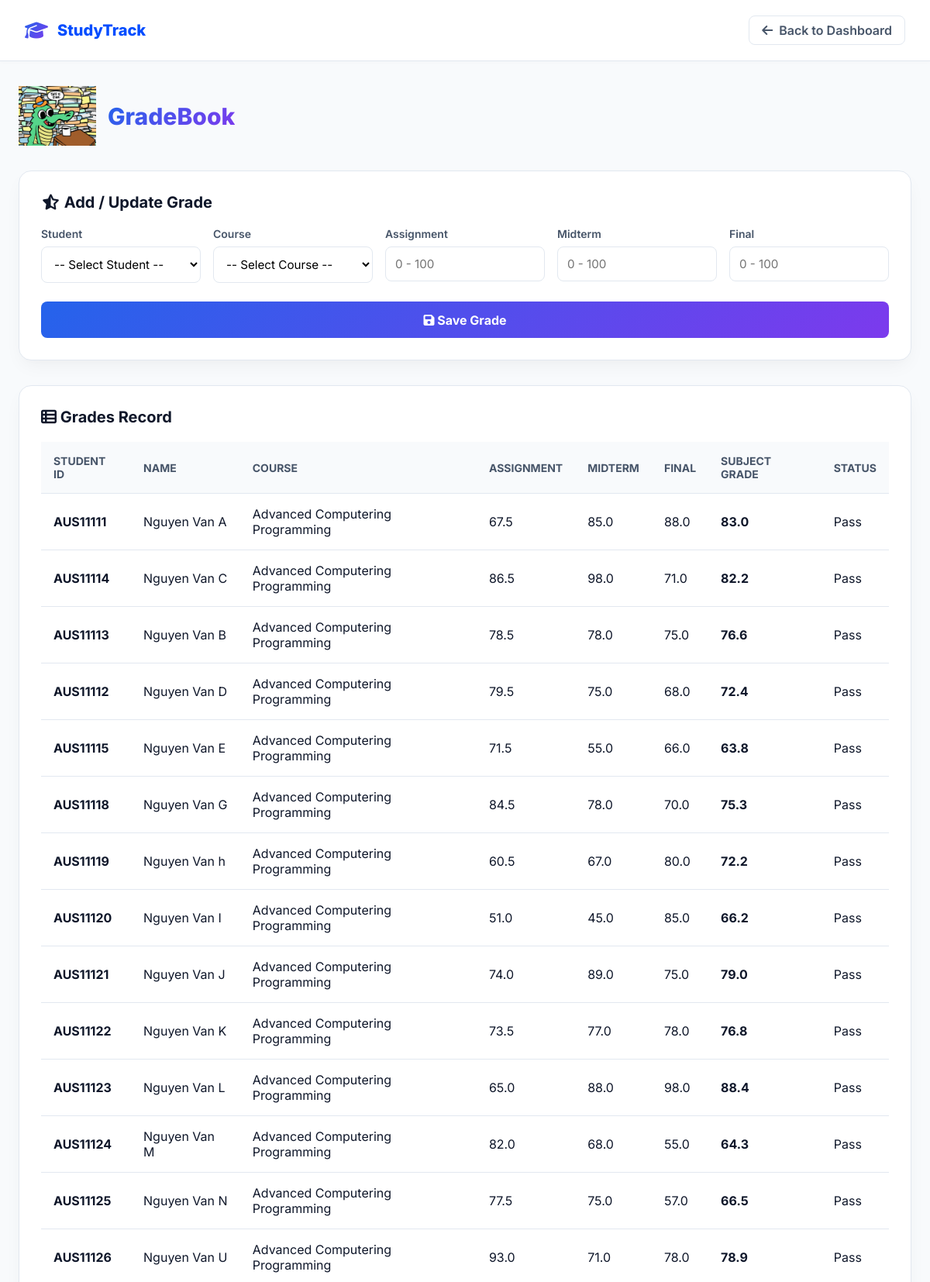
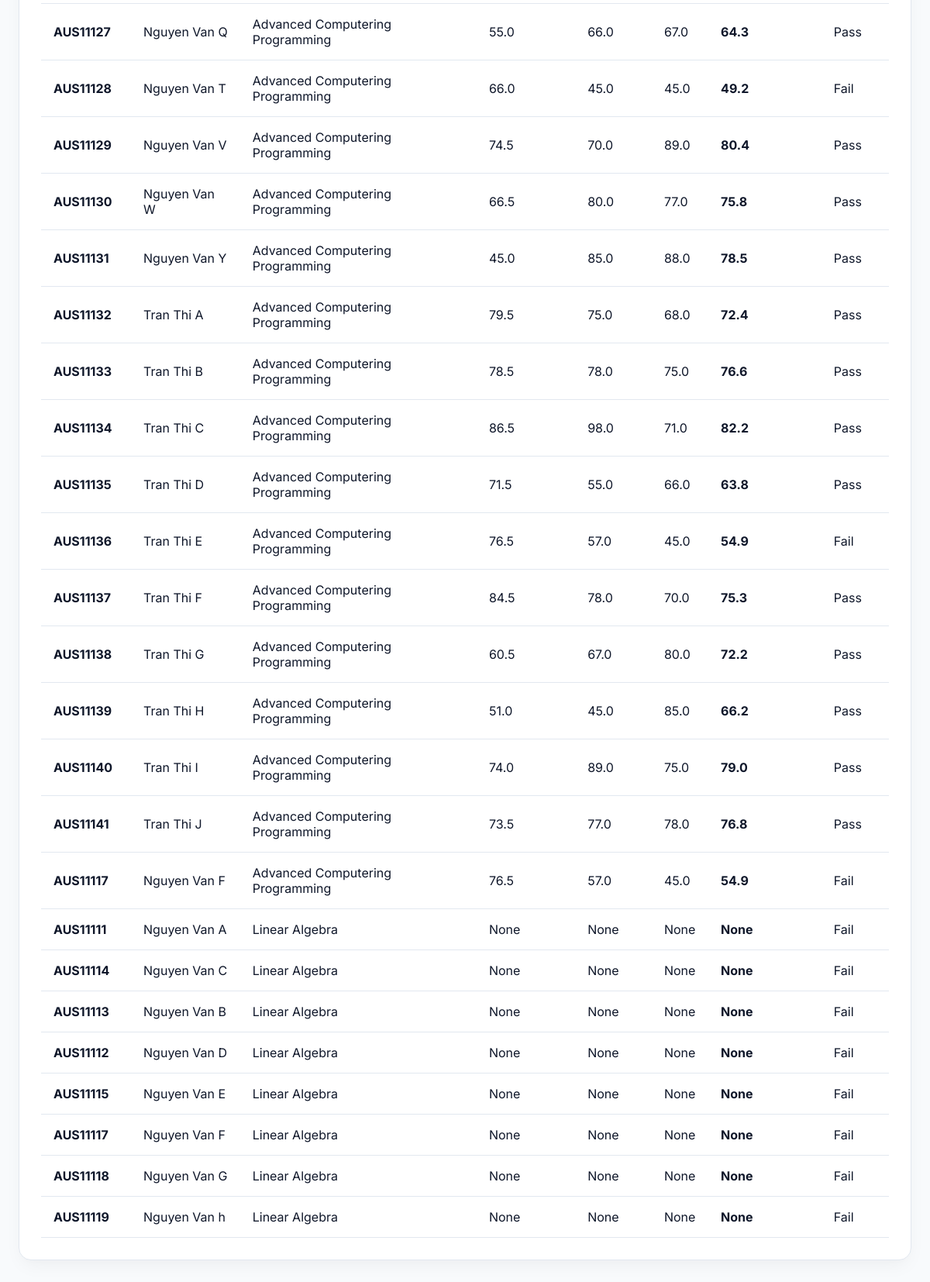
Screenshot of /gradebook (signed in) with the database file from the repository (2 pictures, top to bottom).
### tables this page shows
CREATE TABLE grades(
    grade_id INTEGER PRIMARY KEY AUTOINCREMENT,

    student_id TEXT,
    course_id TEXT,

    assignment REAL,
    midterm REAL,
    final REAL,

    final_grade REAL,

    FOREIGN KEY(student_id)
        REFERENCES students(student_id),

    FOREIGN KEY(course_id)
        REFERENCES courses(course_id)
    UNIQUE(student_id, course_id)
);

CREATE TABLE students(
        student_id TEXT PRIMARY KEY,
        name TEXT,
        email TEXT,
        major TEXT
    );

CREATE TABLE courses(
        course_id TEXT PRIMARY KEY,
        course_name TEXT,
        credits INTEGER,
        semester TEXT,
        sessions INTEGER
    );

### admin.py (the view, shortened to what this page needs)
@admin_bp.route("/gradebook", methods=["GET", "POST"])
@login_required
@admin_required
def gradebook():
    conn = sqlite3.connect(DATABASE)
    cursor = conn.cursor()
    cursor.execute("""
    SELECT
        g.grade_id,
        s.student_id,
        s.name,
        c.course_name,
        g.assignment,
        g.midterm,
        g.final,
        g.final_grade,
        CASE
            WHEN g.final_grade >= 60 THEN 'Pass'
            ELSE 'Fail'
        END AS status
    FROM grades g
    JOIN students s
        ON g.student_id=s.student_id
    JOIN courses c
        ON g.course_id=c.course_id
    """)
    grades = cursor.fetchall()
    cursor.execute(
        "SELECT * FROM students"
    )
    students = cursor.fetchall()
    cursor.execute(
        "SELECT * FROM courses"
    )
    courses = cursor.fetchall()
    conn.close()
    return render_template(
        "admin_page/gradebook.html",
        students=students,
        courses=courses,
        grades=grades
    )

### decorator.py (called while the page is built)
def login_required(f):
    @wraps(f)
    def wrapper(*args,**kwargs):
        if "username" not in session:
            return redirect(
                url_for("auth.login")
            )
        return f(*args,**kwargs)
    return wrapper

def admin_required(f):
    @wraps(f)
    def wrapper(*args, **kwargs):
        if session.get("role") != "admin":
            return redirect(url_for("auth.login"))
        return f(*args, **kwargs)
    return wrapper

### templates/admin_page/gradebook.html (shortened to what this page needs)
<!DOCTYPE html>
<html lang="en">
<head>
    <link rel="stylesheet" href="https://cdnjs.cloudflare.com/ajax/libs/font-awesome/6.4.0/css/all.min.css">
    <link rel="stylesheet" href="{{ url_for('static', filename='css/admin_page/gradebook.css') }}">
</head>
<body>
    <header class="navbar">
        <a href="/admin" class="nav-brand">
            <i class="fa-solid fa-graduation-cap logo-icon"></i>
            <span>StudyTrack</span>
        </a>
        <a href="/admin" class="back-btn">
            <i class="fa-solid fa-arrow-left"></i> Back to Dashboard
        </a>
    </header>
    <div class="container">
        <div class="page-header" style="display: flex; align-items: center; gap: 15px;">
            <img src="{{ url_for('static', filename='gif image/Studying College Life GIF by University of Florida (1).gif') }}"
                alt="Studying Animation" width="100">
            <h1 class="page-title">GradeBook</h1>
        </div>
        <div class="card-panel">
            <h2 class="panel-title"><i class="fa-solid fa-star-half-stroke"></i> Add / Update Grade</h2>
            <form method="POST" class="form-grid">
                <div class="form-group">
                    <label>Student</label>
                    <select name="student_id" class="form-control" required>
                        <option value="" disabled selected>-- Select Student --</option>
                    </select>
                </div>
                <div class="form-group">
                    <label>Course</label>
                    <select name="course_id" class="form-control" required>
                        <option value="" disabled selected>-- Select Course --</option>
                    </select>
                </div>
                <div class="form-group">
                    <label>Assignment</label>
                    <input type="number" step="0.01" name="assignment" class="form-control" placeholder="0 - 100"
                        required>
                </div>
                <div class="form-group">
                    <label>Midterm</label>
                    <input type="number" step="0.01" name="midterm" class="form-control" placeholder="0 - 100" required>
                </div>
                <div class="form-group">
                    <label>Final</label>
                    <input type="number" step="0.01" name="final" class="form-control" placeholder="0 - 100" required>
                </div>
                <button type="submit" class="btn-submit">
                    <i class="fa-solid fa-floppy-disk"></i> Save Grade
                </button>
            </form>
        </div>
        <div class="card-panel">
            <h2 class="panel-title"><i class="fa-solid fa-table-list"></i> Grades Record</h2>
            <div class="table-responsive">
                <table>
                    <thead>
                        <tr>
                            <th>Student ID</th>
                            <th>Name</th>
                            <th>Course</th>
                            <th>Assignment</th>
                            <th>Midterm</th>
                            <th>Final</th>
                            <th>Subject Grade</th>
                            <th>Status</th>
                        </tr>
                    </thead>
                    <tbody>
                        {% for g in grades %}
                        <tr>
                            <td><b>{{g[1]}}</b></td>
                            <td>{{g[2]}}</td>
                            <td>{{g[3]}}</td>
                            <td>{{g[4]}}</td>
                            <td>{{g[5]}}</td>
                            <td>{{g[6]}}</td>
                            <td><b>{{g[7]}}</b></td>
                            <td>
                                <span
                                    class="badge {% if g[8] == 'Passed' %}badge-passed{% else %}badge-failed{% endif %}">
                                    {{g[8]}}
                                </span>
                            </td>
                        </tr>
                        {% else %}
                        <tr>
                            <td colspan="8" class="empty-state">
                                No grades recorded yet.
                            </td>
                        </tr>
                        {% endfor %}
                    </tbody>
                </table>
            </div>
        </div>
    </div>
</body>
</html>

### static/css/admin_page/gradebook.css (style rules this page uses)
:root { --bg-color: #f8fafc; --card-bg: #ffffff; --text-primary: #0f172a; --text-secondary: #475569; --accent-blue: #2563eb; --accent-purple: #7c3aed; --border-color: #e2e8f0; --shadow: 0 10px 25px -5px rgba(0, 0, 0, 0.05), 0 8px 10px -6px rgba(0, 0, 0, 0.01); }
* { box-sizing: border-box; margin: 0; padding: 0; font-family: 'Inter', sans-serif; }
body { background-color: var(--bg-color); color: var(--text-primary); min-height: 100vh; }
.navbar { display: flex; justify-content: space-between; align-items: center; padding: 20px 32px; background: var(--card-bg); border-bottom: 1px solid var(--border-color); box-shadow: 0 2px 4px rgba(0, 0, 0, 0.02); }
.nav-brand { display: flex; align-items: center; gap: 0.75rem; text-decoration: none; color: #004cff; font-weight: 800; font-size: 1.25rem; }
.logo-icon { font-size: 1.5rem; background: linear-gradient(135deg, var(--accent-blue), var(--accent-purple)); -webkit-background-clip: text; background-clip: text; -webkit-text-fill-color: transparent; }
.back-btn { display: flex; align-items: center; gap: 0.5rem; text-decoration: none; color: var(--text-secondary); font-weight: 600; padding: 0.5rem 1rem; border-radius: 0.5rem; border: 1px solid var(--border-color); transition: all 0.2s; }
.container { max-width: 1200px; margin: 2rem auto; padding: 0 1.5rem; }
.page-header { margin-bottom: 2rem; }
.page-title { font-size: 1.875rem; font-weight: 800; background: linear-gradient(135deg, var(--accent-blue), var(--accent-purple)); -webkit-background-clip: text; background-clip: text; -webkit-text-fill-color: transparent; }
.card-panel { background: var(--card-bg); border: 1px solid var(--border-color); border-radius: 1rem; padding: 1.75rem; box-shadow: var(--shadow); margin-bottom: 2rem; }
.panel-title { font-size: 1.25rem; font-weight: 700; margin-bottom: 1.25rem; color: var(--text-primary); }
.form-grid { display: grid; grid-template-columns: repeat(auto-fit, minmax(200px, 1fr)); gap: 1rem; }
.form-group { display: flex; flex-direction: column; gap: 0.5rem; }
.form-group label { font-size: 0.875rem; font-weight: 600; color: var(--text-secondary); }
.form-control { padding: 0.75rem; border: 1px solid var(--border-color); border-radius: 0.5rem; outline: none; font-size: 0.95rem; background-color: #fff; transition: border-color 0.2s; }
.btn-submit { grid-column: 1 / -1; padding: 0.85rem; background: linear-gradient(135deg, var(--accent-blue), var(--accent-purple)); color: white; border: none; border-radius: 0.5rem; font-weight: 700; font-size: 1rem; cursor: pointer; transition: opacity 0.2s; margin-top: 0.5rem; }
.table-responsive { overflow-x: auto; }
table { width: 100%; border-collapse: collapse; text-align: left; }
th, td { padding: 1rem; border-bottom: 1px solid var(--border-color); }
th { background-color: var(--bg-color); color: var(--text-secondary); font-weight: 700; font-size: 0.875rem; text-transform: uppercase; }

### rows the page displays
grades: student_id "AUS11111", name "Nguyen Van A", course_name "Advanced Computering Programming", assignment "67.5", midterm "85.0", final "88.0", final_grade "83.0", g "Pass"
grades: student_id "AUS11114", name "Nguyen Van C", course_name "Advanced Computering Programming", assignment "86.5", midterm "98.0", final "71.0", final_grade "82.2", g "Pass"
grades: student_id "AUS11113", name "Nguyen Van B", course_name "Advanced Computering Programming", assignment "78.5", midterm "78.0", final "75.0", final_grade "76.6", g "Pass"
grades: student_id "AUS11112", name "Nguyen Van D", course_name "Advanced Computering Programming", assignment "79.5", midterm "75.0", final "68.0", final_grade "72.4", g "Pass"
grades: student_id "AUS11115", name "Nguyen Van E", course_name "Advanced Computering Programming", assignment "71.5", midterm "55.0", final "66.0", final_grade "63.8", g "Pass"
grades: student_id "AUS11118", name "Nguyen Van G", course_name "Advanced Computering Programming", assignment "84.5", midterm "78.0", final "70.0", final_grade "75.3", g "Pass"
grades: student_id "AUS11119", name "Nguyen Van h", course_name "Advanced Computering Programming", assignment "60.5", midterm "67.0", final "80.0", final_grade "72.2", g "Pass"
grades: student_id "AUS11120", name "Nguyen Van I", course_name "Advanced Computering Programming", assignment "51.0", midterm "45.0", final "85.0", final_grade "66.2", g "Pass"
grades: student_id "AUS11121", name "Nguyen Van J", course_name "Advanced Computering Programming", assignment "74.0", midterm "89.0", final "75.0", final_grade "79.0", g "Pass"
grades: student_id "AUS11122", name "Nguyen Van K", course_name "Advanced Computering Programming", assignment "73.5", midterm "77.0", final "78.0", final_grade "76.8", g "Pass"
grades: student_id "AUS11123", name "Nguyen Van L", course_name "Advanced Computering Programming", assignment "65.0", midterm "88.0", final "98.0", final_grade "88.4", g "Pass"
grades: student_id "AUS11124", name "Nguyen Van M", course_name "Advanced Computering Programming", assignment "82.0", midterm "68.0", final "55.0", final_grade "64.3", g "Pass"
grades: student_id "AUS11125", name "Nguyen Van N", course_name "Advanced Computering Programming", assignment "77.5", midterm "75.0", final "57.0", final_grade "66.5", g "Pass"
grades: student_id "AUS11126", name "Nguyen Van U", course_name "Advanced Computering Programming", assignment "93.0", midterm "71.0", final "78.0", final_grade "78.9", g "Pass"
grades: student_id "AUS11127", name "Nguyen Van Q", course_name "Advanced Computering Programming", assignment "55.0", midterm "66.0", final "67.0", final_grade "64.3", g "Pass"
grades: student_id "AUS11128", name "Nguyen Van T", course_name "Advanced Computering Programming", assignment "66.0", midterm "45.0", final "45.0", final_grade "49.2", g "Fail"
grades: student_id "AUS11129", name "Nguyen Van V", course_name "Advanced Computering Programming", assignment "74.5", midterm "70.0", final "89.0", final_grade "80.4", g "Pass"
grades: student_id "AUS11130", name "Nguyen Van W", course_name "Advanced Computering Programming", assignment "66.5", midterm "80.0", final "77.0", final_grade "75.8", g "Pass"
grades: student_id "AUS11131", name "Nguyen Van Y", course_name "Advanced Computering Programming", assignment "45.0", midterm "85.0", final "88.0", final_grade "78.5", g "Pass"
grades: student_id "AUS11132", name "Tran Thi A", course_name "Advanced Computering Programming", assignment "79.5", midterm "75.0", final "68.0", final_grade "72.4", g "Pass"
grades: student_id "AUS11133", name "Tran Thi B", course_name "Advanced Computering Programming", assignment "78.5", midterm "78.0", final "75.0", final_grade "76.6", g "Pass"
grades: student_id "AUS11134", name "Tran Thi C", course_name "Advanced Computering Programming", assignment "86.5", midterm "98.0", final "71.0", final_grade "82.2", g "Pass"
grades: student_id "AUS11135", name "Tran Thi D", course_name "Advanced Computering Programming", assignment "71.5", midterm "55.0", final "66.0", final_grade "63.8", g "Pass"
grades: student_id "AUS11136", name "Tran Thi E", course_name "Advanced Computering Programming", assignment "76.5", midterm "57.0", final "45.0", final_grade "54.9", g "Fail"
grades: student_id "AUS11137", name "Tran Thi F", course_name "Advanced Computering Programming", assignment "84.5", midterm "78.0", final "70.0", final_grade "75.3", g "Pass"
grades: student_id "AUS11138", name "Tran Thi G", course_name "Advanced Computering Programming", assignment "60.5", midterm "67.0", final "80.0", final_grade "72.2", g "Pass"
grades: student_id "AUS11139", name "Tran Thi H", course_name "Advanced Computering Programming", assignment "51.0", midterm "45.0", final "85.0", final_grade "66.2", g "Pass"
grades: student_id "AUS11140", name "Tran Thi I", course_name "Advanced Computering Programming", assignment "74.0", midterm "89.0", final "75.0", final_grade "79.0", g "Pass"
grades: student_id "AUS11141", name "Tran Thi J", course_name "Advanced Computering Programming", assignment "73.5", midterm "77.0", final "78.0", final_grade "76.8", g "Pass"
grades: student_id "AUS11117", name "Nguyen Van F", course_name "Advanced Computering Programming", assignment "76.5", midterm "57.0", final "45.0", final_grade "54.9", g "Fail"
grades: student_id "AUS11111", name "Nguyen Van A", course_name "Linear Algebra", g "None", g "Fail"
grades: student_id "AUS11114", name "Nguyen Van C", course_name "Linear Algebra", g "None", g "Fail"
grades: student_id "AUS11113", name "Nguyen Van B", course_name "Linear Algebra", g "None", g "Fail"
grades: student_id "AUS11112", name "Nguyen Van D", course_name "Linear Algebra", g "None", g "Fail"
grades: student_id "AUS11115", name "Nguyen Van E", course_name "Linear Algebra", g "None", g "Fail"
grades: student_id "AUS11117", name "Nguyen Van F", course_name "Linear Algebra", g "None", g "Fail"
grades: student_id "AUS11118", name "Nguyen Van G", course_name "Linear Algebra", g "None", g "Fail"
grades: student_id "AUS11119", name "Nguyen Van h", course_name "Linear Algebra", g "None", g "Fail"
